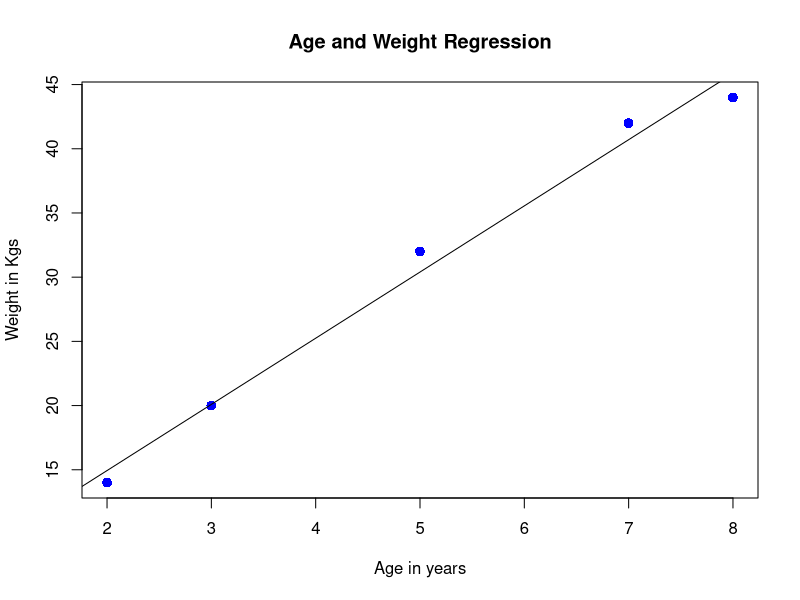
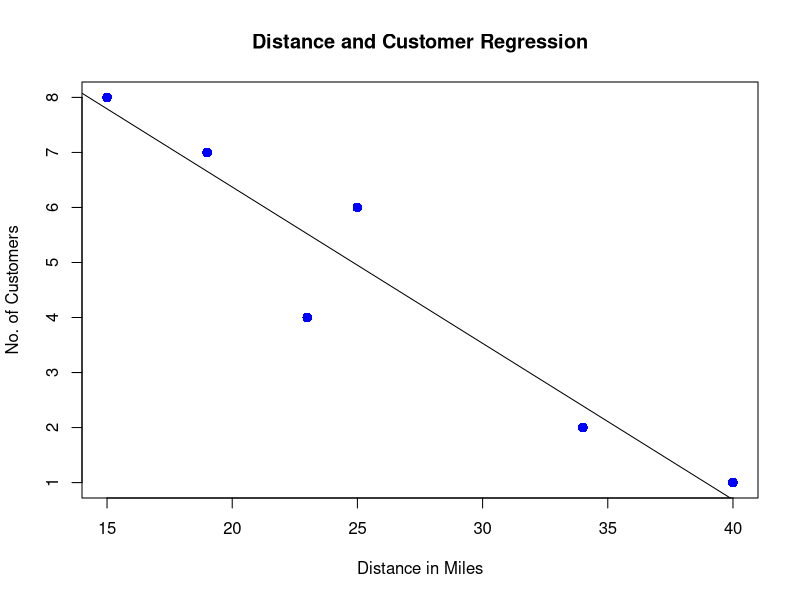
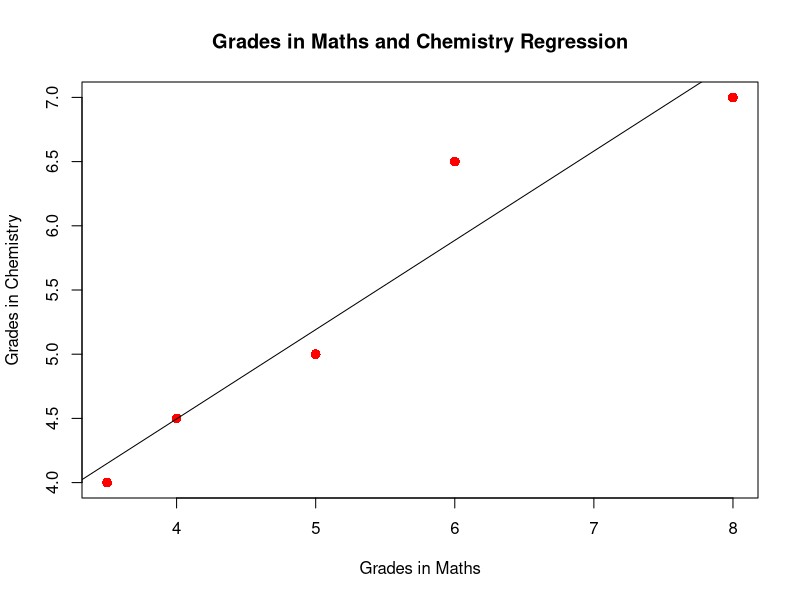
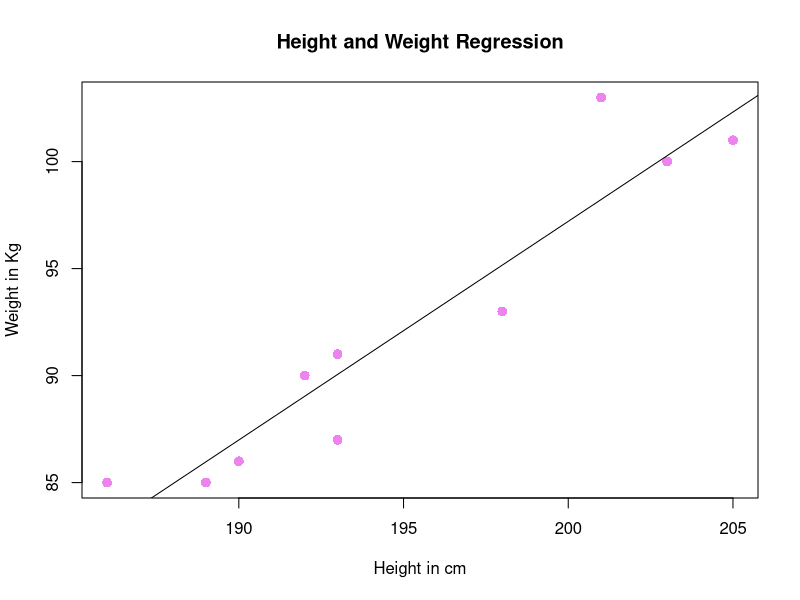
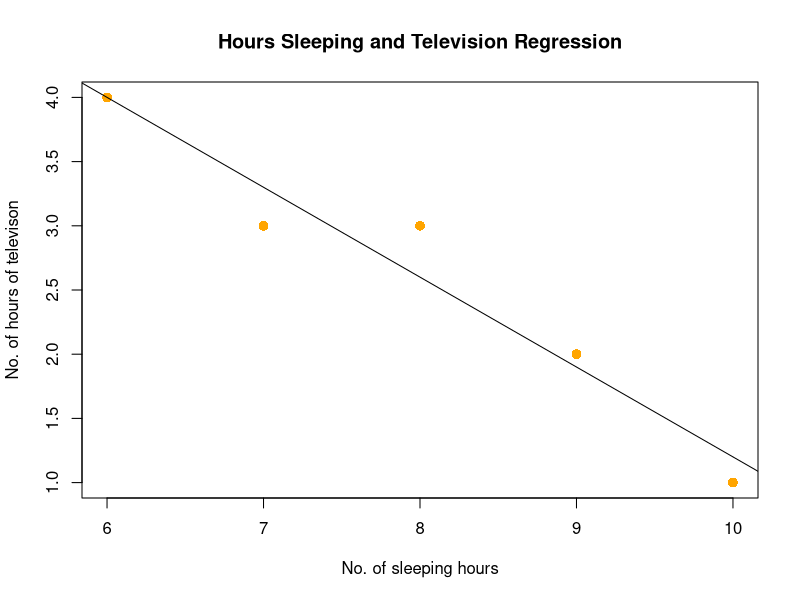
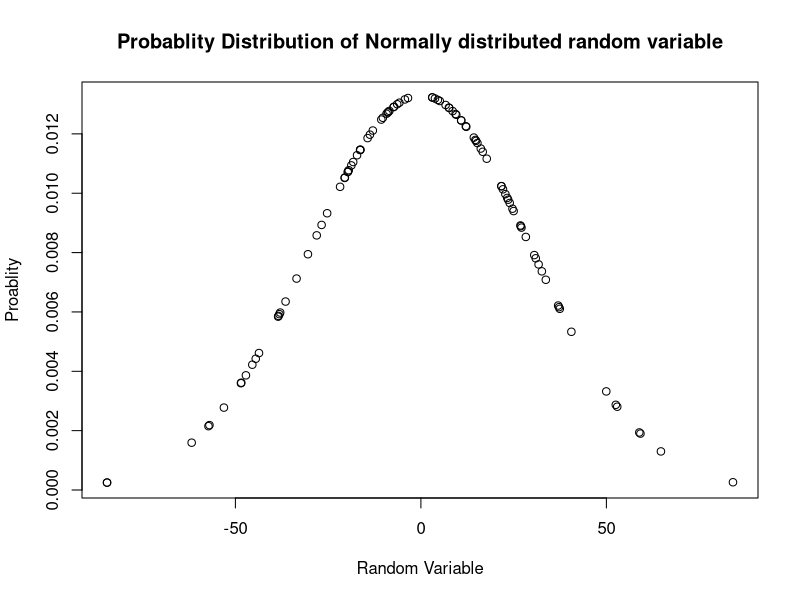
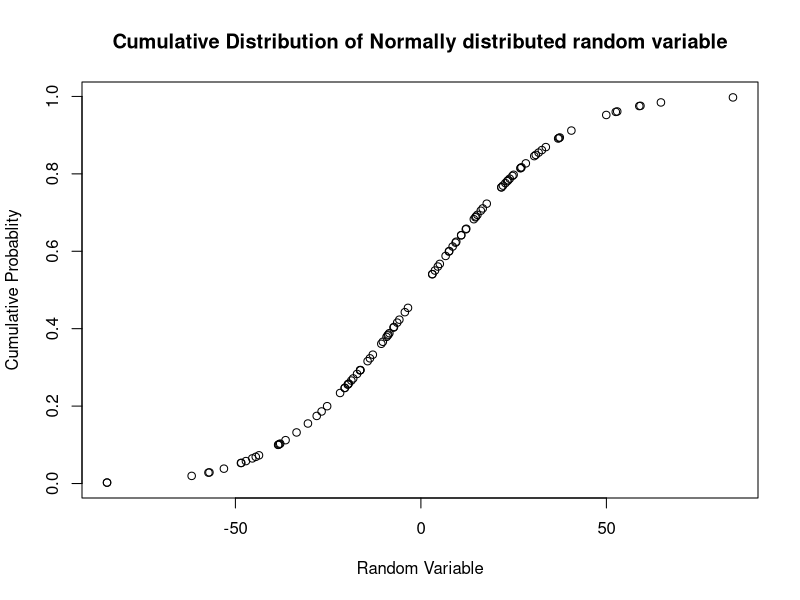
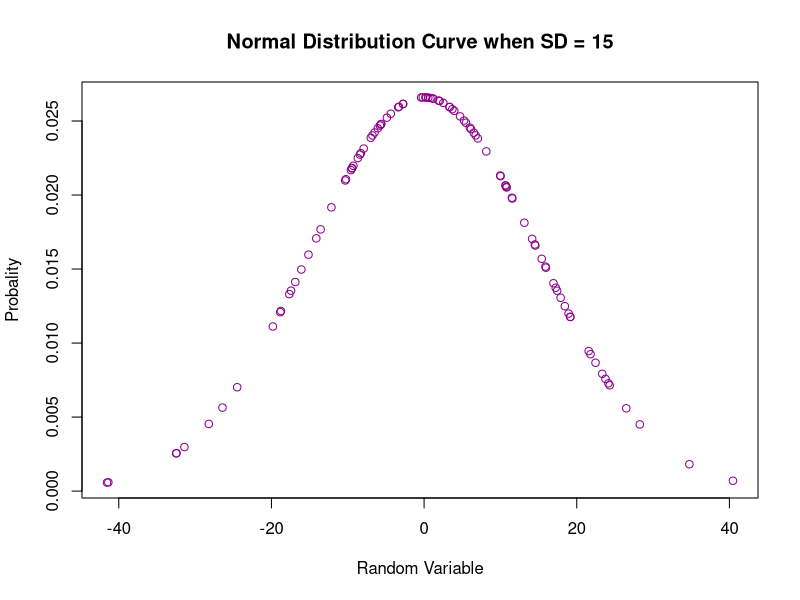

Here is the R script that generated these plots, in order:
######Assignment-5####### ################
######Submitted by HIMANSHU SHARMA########
##########################################

#1)
age <- c(2, 3, 5, 7, 8)
weight <- c(14, 20, 32, 42, 44)
#1.a)
corr_coff <- cor(age, weight)
print(corr_coff)
##corr_coff = 0.9938422 ;Strong Positive Correlation

#1.b) Plotting the model
relation <- lm(weight~age)
print(relation)
plot(age, weight, col = "blue", main = "Age and Weight Regression",
     cex = 1.3, pch = 16, xlab = "Age in years", ylab = "Weight in Kgs")
abline(relation)

#1.c)
d<- data.frame(age=6)

predicted_weight <- predict(relation, d)
print(predicted_weight)


#######################
dev.off()
#2)
no_of_customers <- c(8, 7, 6, 4, 2, 1) 
distance_miles <- c(15, 19, 25, 23, 34, 40)
#2.a) Correlation
corr_coff <- cor(distance_miles, no_of_customers)
print(corr_coff)
## Corr_coff = -0.9501743 ; Strong Negative Correlation

#2.b) Plotting the model
relation <- lm(no_of_customers~distance_miles)
print(relation)
plot(distance_miles, no_of_customers, col = "blue", main = "Distance and Customer Regression",
     cex = 1.3, pch = 16, xlab = "Distance in Miles", ylab = "No. of Customers")
abline(relation)

#2.c)
#A)
d<- data.frame(distance_miles=2)

predicted_customers <- predict(relation, d)
print(predicted_customers)
#B)
d<- data.frame(no_of_customers=5)

predicted_distance <- predict(lm(distance_miles~no_of_customers), d)
print(predicted_distance)


########################
dev.off()
#3)
gr_math <- c(6, 4, 8, 5, 3.5)
gr_chem <- c(6.5, 4.5, 7, 5, 4)
#3.a) COrrelation
corr_coff <- cor(gr_math, gr_chem)
print(corr_coff)
## Corr_coff = 0.9610536; Strong Positive Correlation

#3.b) Plotting the model
relation <- lm(gr_chem~gr_math)
print(relation)
plot(gr_math, gr_chem, col = "red", main = "Grades in Maths and Chemistry Regression",
     cex =1.3, pch = 16, xlab = "Grades in Maths", ylab = "Grades in Chemistry")
abline(relation)

#3.c) Prediction
d <- data.frame(gr_math = 7.5)
predicted_gr_chem <- predict(relation, d)
print(predicted_gr_chem)


#######################
dev.off()
#4)
Height <- c(186, 189, 190, 192, 193, 193, 198, 201, 203, 205)
Weight <-c(85, 85, 86, 90, 87, 91, 93, 103, 100, 101)
#4.a) Correlation
corr_coff <- cor(Height, Weight)
print(corr_coff)
## Corr_coff = 0.9442254; Strong Positive Correlation

#4.b) Plotting the model
relation <- lm(Weight~Height)
print(relation)
plot(Height, Weight, col = "violet", main = "Height and Weight Regression",
     cex = 1.3, pch =16, xlab = "Height in cm", ylab = "Weight in Kg")
abline(relation)

#4.c) Prediction
d <- data.frame(Height = 208)
predicted_weight <- predict(relation, d)
print(predicted_weight)


#######################

dev.off()
#5)
sleep_hours <- c(6, 7, 8, 9, 10)
tele_hours <- c(4, 3, 3, 2, 1)
#5.a) Correlation
corr_coff <- cor(sleep_hours, tele_hours)
print(corr_coff)
## Corr_coff = -0.9707253; Strong Negative (Indirect) Correlation

#5.b) Plotting the model
relation <- lm (tele_hours~sleep_hours)
print(relation)
plot(sleep_hours, tele_hours, col = "orange", main = "Hours Sleeping and Television Regression",
     cex = 1.3, pch = 16, xlab = "No. of sleeping hours", ylab = "No. of hours of televison")
abline(relation)

#5.c) Prediction
d <- data.frame(sleep_hours = 8)
predicted_tele_hours <- predict(relation, d)
print(predicted_tele_hours)


#######################

#6)
#6.a)
die <- 1:6
sample_space_die <- sample(die , 3000, replace = TRUE)
print(sample_space_die)

#6.b)
numbers <- 30:70
random_numbers <- sample(numbers, 27, replace = FALSE)
print(random_numbers)

#6.c)
coin_events <- c('H', 'T')
flip_results <- sample(coin_events, 1000, replace = TRUE)
print(flip_results)


#######################
dev.off()
#7)
x<- rnorm(n =100, mean = 0, sd = 30)
print(x)
#7.a) Probablity distribution of x
y <- dnorm(x, mean = 0 , sd = 30)
round(y, 3)
plot(x,y, main = "Probablity Distribution of Normally distributed random variable", xlab = "Random Variable",
     ylab = "Proablity")

#7.b) Cumulative distribuiton of x
z <- pnorm(x, mean=0, sd=30)
round(z,3)
plot(x,z, main = "Cumulative Distribution of Normally distributed random variable", xlab = "Random Variable",
    ylab = "Cumulative Probablity")

#7.c)
p = 0.2
number <- qnorm(p, mean=0, sd =30)
print(number)

#7.d) 50% quantile value
p = 0.5
value <- qnorm(p, mean=0, sd=30)
print(value)


#######################

dev.off()
#8)
#When Mean is changed -> X axis values changes, shape of curve remain same
#When SD is changed -> Spread of the curve changes, lesser the sd, more points are converged. More the sd, points spread throughout the curve.
#When both are changed simultaneously -> Curve shifts horizontally and spread also changes.
#8.a)
x<- rnorm(n =100, mean = 0, sd = 15)
y <- dnorm(x, mean =0, sd = 15)
plot(x, y, main="Normal Distribution Curve when SD = 15", col="darkmagenta", ylab = "Probality",  xlab="Random Variable")

#8.b)
x<- rnorm(n =100, mean = 0, sd = 45)
y <- dnorm(x, mean =0, sd = 45)
plot(x, y, main="Normal Distribution Curve when SD = 45", col="blue", ylab = "Probality",  xlab="Random Variable")

#8.c)
x<- rnorm(n =100, mean = 50, sd = 30)
y <- dnorm(x, mean =50, sd = 30)
plot(x, y, main="Normal Distribution Curve when mean = 50", col="red", ylab = "Probality",  xlab="Random Variable")

#8.d)
x<- rnorm(n =100, mean = -50, sd = 30)
y <- dnorm(x, mean =-50, sd = 30)
plot(x, y, main="Normal Distribution Curve when mean = -50", col="brown", ylab = "Probality",  xlab="Random Variable")


#######################

#9)
x <- rnorm(n = 5000, sd = 5, mean = 20)
hist(x,
     main="Histogram with sd = 5 and mean  = 20",
     xlab="Random Variable",
     col="darkmagenta",
     border = "yellow"
)

#######################


#10)
mEAN = 22
vARIANCE = 25
sD = sqrt(vARIANCE)

#10.a)
num = 29
probablity_greater_than_29 <- 1 - pnorm( num, mean = mEAN, sd = sD)
print(probablity_greater_than_29)
#So probablity of normally distributed variable to be greater than 29 is 0.08075666

#10.b)
num = 17
probablity_less_than_17 <- pnorm(num, mean = mEAN, sd = sD)
print(probablity_less_than_17) #0.1586553

#10.c) Less than 15 or greater than 25
num1 = 15
num2 = 25
probablity_less_than_15_or_greater_than_25 = pnorm(num1, mean = mEAN, sd = sD) + (1 - pnorm(num2, mean = mEAN, sd = sD))
print(probablity_less_than_15_or_greater_than_25) #0.3550098


#######################


#11
#11.a)
mean <- 30
variance <- 4
sigma <- sqrt(variance)
probab1 <- 1/(sqrt(2*pi)*sigma)*exp(-((31 - mean)^2/(2*sigma^2)))

#11.b)
probab2 <- dnorm(31, mean, sigma)
print(probab1 == probab2) #TRUE. Hence verified


#######################


#12)

data = mtcars$mpg
mean_mpg <- mean(data)
median_mpg <- median(data)
sd_mpg <- sd(data)
variance_mpg <- var(data)
range_mpg <- range(data)


#######################
#######################
